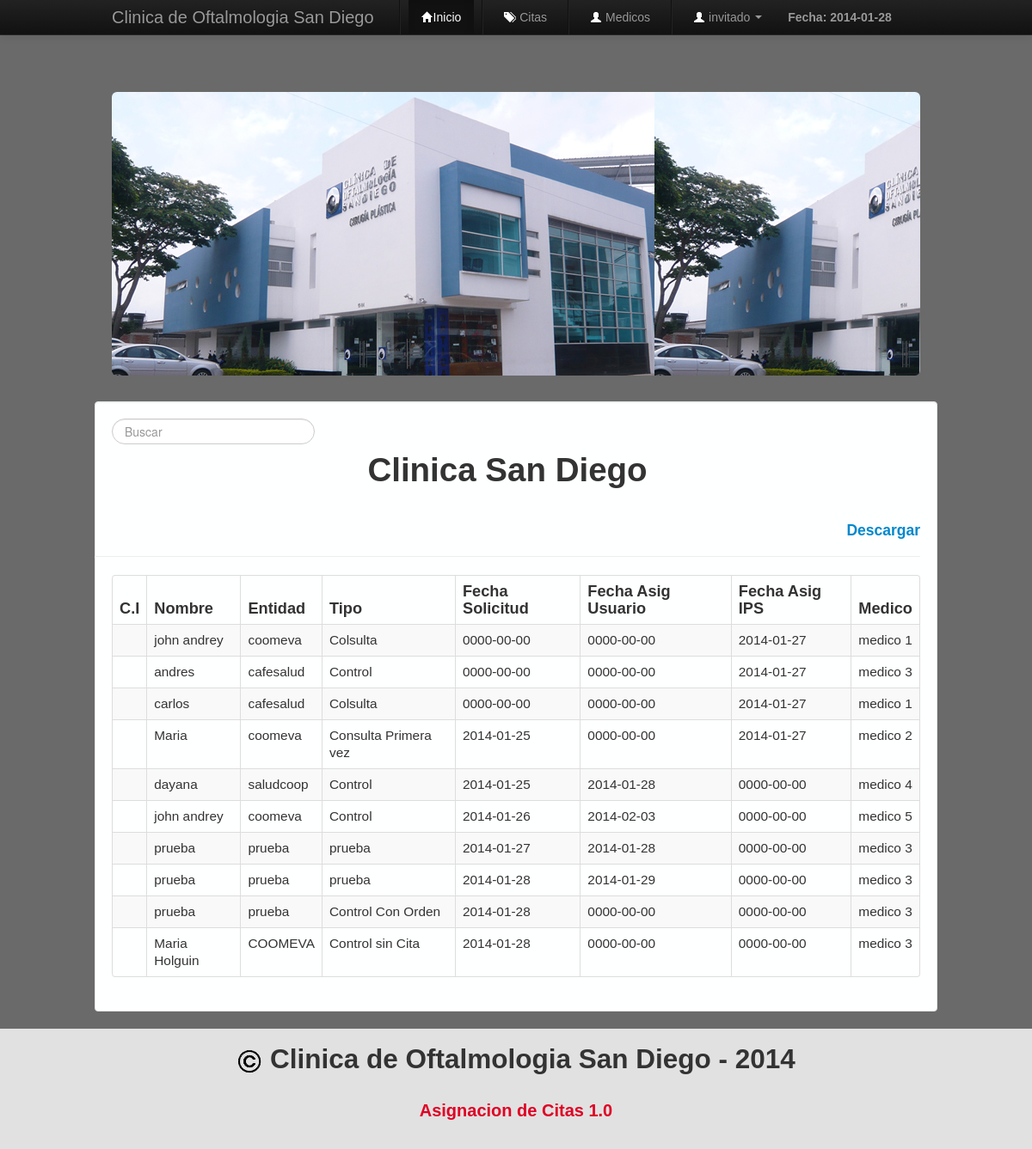
/menu.php (signed in), run on the app's committed database.
### tables this page shows
CREATE TABLE IF NOT EXISTS `citas` (
  `id` int(11) NOT NULL AUTO_INCREMENT,
  `documento` varchar(20) NOT NULL,
  `numero` varchar(15) NOT NULL,
  `nombre` varchar(90) NOT NULL,
  `entidad` varchar(120) NOT NULL,
  `tipo` varchar(120) NOT NULL,
  `fechaSolicitud` date NOT NULL,
  `fechaAsignacionPaciente` date NOT NULL,
  `fechaAsignacionSistema` date NOT NULL,
  `observaciones` text NOT NULL,
  `doctor` int(11) NOT NULL,
  PRIMARY KEY (`id`),
  KEY `doctor` (`doctor`)
);

CREATE TABLE IF NOT EXISTS `medicos` (
  `idMedico` int(11) NOT NULL AUTO_INCREMENT,
  `nombreMedico` varchar(90) NOT NULL,
  PRIMARY KEY (`idMedico`)
);

### includes/funciones.php (the view, shortened to what this page needs)
<?php
  class funciones{
    public function verCitasInicio(){
        $cant_reg = 10;
        if(isset($_GET["pagina"])){
            $num_pag = $_GET["pagina"];
        }else{
            $num_pag = 1;
        }
        if(!$num_pag){
            $inicio = 0;
            $num_pag = 1;
        }else{
            $inicio = ($num_pag-1)*$cant_reg;
        }
        $resultado = mysql_query("SELECT * FROM citas,medicos WHERE citas.doctor=medicos.idMedico ORDER BY citas.id ASC LIMIT $inicio,$cant_reg");
        while($fila = mysql_fetch_array($resultado)){
            echo '<tr>
                    <td>'.$fila['cedula'].'</td>
                    <td>'.$fila['nombre'].'</td>
                    <td>'.$fila['entidad'].'</td>
                    <td>'.$fila['tipo'].'</td>
                    <td>'.$fila['fechaSolicitud'].'</td>
                    <td>'.$fila['fechaAsignacionPaciente'].'</td>
                    <td>'.$fila['fechaAsignacionSistema'].'</td>
                    <td>'.$fila['nombreMedico'].'</td>
                </tr>';
        }
    }
  }
?>

### css/estilos.css (style rules this page uses)
* { margin: 0; padding: 0; font-family: Arial; }
body { background: rgba(7,7,7,0.6); padding-top: 60px; padding-bottom: 40px; }

### css/estilosMenu.css (style rules this page uses)
td { font-size: 1.1em; }

### data on the page
citas: nombre "john andrey", entidad "coomeva", tipo "Colsulta", fechaSolicitud "0000-00-00", fechaAsignacionPaciente "0000-00-00", fechaAsignacionSistema "2014-01-27", doctor.nombreMedico "medico 1"
citas: nombre "andres", entidad "cafesalud", tipo "Control", fechaSolicitud "0000-00-00", fechaAsignacionPaciente "0000-00-00", fechaAsignacionSistema "2014-01-27", doctor.nombreMedico "medico 3"
citas: nombre "carlos", entidad "cafesalud", tipo "Colsulta", fechaSolicitud "0000-00-00", fechaAsignacionPaciente "0000-00-00", fechaAsignacionSistema "2014-01-27", doctor.nombreMedico "medico 1"
citas: nombre "Maria", entidad "coomeva", tipo "Consulta Primera vez", fechaSolicitud "2014-01-25", fechaAsignacionPaciente "0000-00-00", fechaAsignacionSistema "2014-01-27", doctor.nombreMedico "medico 2"
citas: nombre "dayana", entidad "saludcoop", tipo "Control", fechaSolicitud "2014-01-25", fechaAsignacionPaciente "2014-01-28", fechaAsignacionSistema "0000-00-00", doctor.nombreMedico "medico 4"
citas: nombre "john andrey", entidad "coomeva", tipo "Control", fechaSolicitud "2014-01-26", fechaAsignacionPaciente "2014-02-03", fechaAsignacionSistema "0000-00-00", doctor.nombreMedico "medico 5"
citas: nombre "prueba", entidad "prueba", tipo "prueba", fechaSolicitud "2014-01-27", fechaAsignacionPaciente "2014-01-28", fechaAsignacionSistema "0000-00-00", doctor.nombreMedico "medico 3"
citas: nombre "prueba", entidad "prueba", tipo "prueba", fechaSolicitud "2014-01-28", fechaAsignacionPaciente "2014-01-29", fechaAsignacionSistema "0000-00-00", doctor.nombreMedico "medico 3"
citas: nombre "prueba", entidad "prueba", tipo "Control Con Orden", fechaSolicitud "2014-01-28", fechaAsignacionPaciente "0000-00-00", fechaAsignacionSistema "0000-00-00", doctor.nombreMedico "medico 3"
citas: nombre "Maria Holguin", entidad "COOMEVA", tipo "Control sin Cita", fechaSolicitud "2014-01-28", fechaAsignacionPaciente "0000-00-00", fechaAsignacionSistema "0000-00-00", doctor.nombreMedico "medico 3"

### other printed values
$user "invitado"
